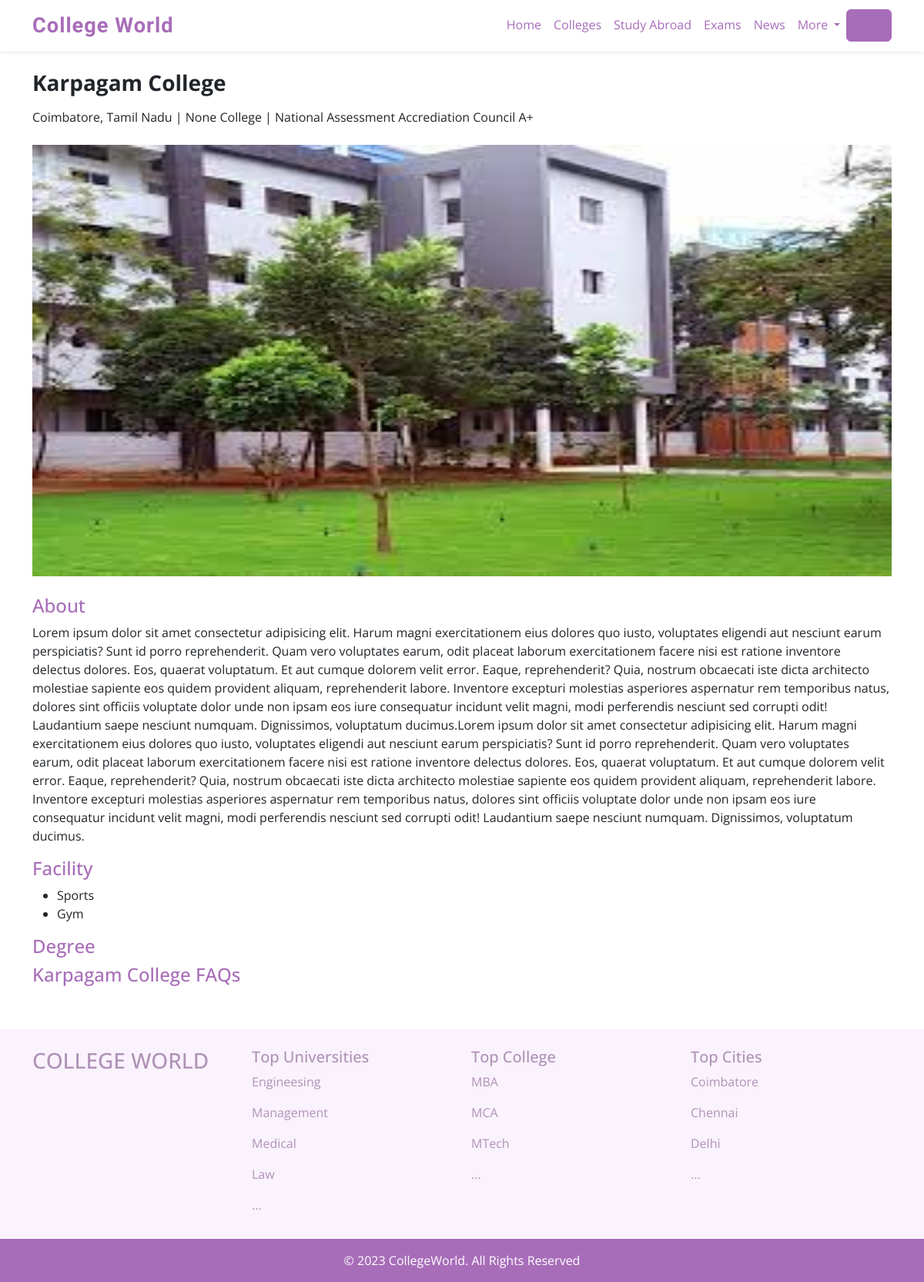
/college/1, run on the app's committed database.
### college/models.py (models this page shows, shortened)
class College(db.BaseModal):
    COLLEGE_AFFILIATED_TYPE_AUTONOMOUS = "Autonomous"
    COLLEGE_AFFILIATED_TYPE_NON = "Non-Autonomous"
    COLLEGE_AFFILIATED_TYPES = (
        (COLLEGE_AFFILIATED_TYPE_AUTONOMOUS, COLLEGE_AFFILIATED_TYPE_AUTONOMOUS),
        (COLLEGE_AFFILIATED_TYPE_NON, COLLEGE_AFFILIATED_TYPE_NON),
    )
    GENDER_ACCEPTED_CO_ED = "Co-Ed"
    GENDER_ACCEPTED_FEMALE = "Female"
    GENDER_ACCEPTED_MALE = "Male"
    GENDER_ACCEPTED_TYPES = (
        (GENDER_ACCEPTED_CO_ED, GENDER_ACCEPTED_CO_ED),
        (GENDER_ACCEPTED_MALE, GENDER_ACCEPTED_MALE),
        (GENDER_ACCEPTED_FEMALE, GENDER_ACCEPTED_FEMALE),
    )
    COLLEGE_TYPE_UNIVERSITY = "University"
    COLLEGE_TYPE_COLLEGE = "College"
    COLLEGE_TYPES = (
        (COLLEGE_TYPE_COLLEGE, COLLEGE_TYPE_COLLEGE),
        (COLLEGE_TYPE_UNIVERSITY, COLLEGE_TYPE_UNIVERSITY),
    )
    def img_path(instance, filename):
        extension = 'png'
        timestamp = datetime.now().strftime('%Y-%m-%d_%H:%M:%S')
        return f'college/{instance.id}/IMG_{instance.name}_{timestamp}.{extension}'
    name = models.CharField(max_length=250)
    description = RichTextUploadingField()
    image = models.ImageField(upload_to=img_path, null=True)
    gender_accepted = models.CharField(max_length=250, choices=GENDER_ACCEPTED_TYPES, default=GENDER_ACCEPTED_CO_ED)
    college_type = models.CharField(max_length=250, choices=COLLEGE_TYPES, default=COLLEGE_TYPE_COLLEGE)
    affiliated_type = models.CharField(max_length=250, choices=COLLEGE_AFFILIATED_TYPES, null=True,)
    affiliated = models.CharField(max_length=250)
    accrediation = models.ForeignKey(Accrediation, on_delete=models.CASCADE)
    accrediation_grade = models.CharField(max_length=50)
    country = models.CharField(max_length=250)
    state = models.CharField(max_length=250)
    city = models.CharField(max_length=250)
    address = models.CharField(max_length=250)
    contact = models.IntegerField(validators=[MaxValueValidator(50)], null=True, blank=True)
    contact1 = models.IntegerField(validators=[MaxValueValidator(50)], null=True, blank=True)
    facility = models.ManyToManyField(Facility)

class Accrediation(db.BaseModal):
    COUNTRY_TYPE_INDIA = "India"
    COUNTRY_TYPE_UNITED_KINDOM = "United Kindom"
    COUNTRY_TYPE_AUSTRALIA = "Australia"
    COUNTRY_TYPE_UNITED_STATES = "United States"
    COUNTRY_TYPE_CANADA = "Canada"
    COUNTRY_TYPE_FRANCE = "France"
    COUNTRY_TYPE_GERMANY = "Germany"
    COUNTRY_TYPES = (
        (COUNTRY_TYPE_INDIA, COUNTRY_TYPE_INDIA),
        (COUNTRY_TYPE_UNITED_KINDOM, COUNTRY_TYPE_UNITED_KINDOM),
        (COUNTRY_TYPE_AUSTRALIA, COUNTRY_TYPE_AUSTRALIA),
        (COUNTRY_TYPE_UNITED_STATES, COUNTRY_TYPE_UNITED_STATES),
        (COUNTRY_TYPE_CANADA, COUNTRY_TYPE_CANADA),
        (COUNTRY_TYPE_FRANCE, COUNTRY_TYPE_FRANCE),
        (COUNTRY_TYPE_GERMANY, COUNTRY_TYPE_GERMANY)
    )
    name = models.CharField(max_length=250)
    short_name = models.CharField(max_length=250)
    country = models.CharField(max_length=250, choices=COUNTRY_TYPES, default=COUNTRY_TYPE_INDIA)
    def __str__(self):
        return self.name

class Facility(db.BaseModal):
    name = models.CharField(max_length=250)
    def __str__(self):
        return self.name

### college/views.py (the view)
# urls.py: path('college/<int:pk>', views.college_detail, name='college.detail'),
def college_detail(request, pk):
    college = College.objects.get(id = pk)
    degrees = CollegeDegree.objects.filter(college = pk)
    streams = CollegeStream.objects.filter(college = pk)
    questions = CollegeQuestion.objects.filter(college = pk)
    context = {
        "college": college,
        "degrees": degrees,
        "streams": streams,
        "questions": questions,
    }
    return render(request, 'college/college_detail.html', context)

### templates/college/college_detail.html (shortened to what this page needs)
{% load static %}
<!doctype html>
<html lang="en">
<head>
    <link href="https://cdn.jsdelivr.net/npm/bootstrap@5.2.1/dist/css/bootstrap.min.css" rel="stylesheet"
>
    <link rel="stylesheet" href="{% static 'css/style.css' %}">
</head>
<body>
    <header class="shadow-sm">
        <header>
            <nav class="navbar navbar-expand-lg bg-tranparent">
                <div class="container">
                    <a class="navbar-brand text-primary logo" href="{% url 'home' %}">College World</a>
                    <div class="collapse navbar-collapse" id="navbarSupportedContent">
                        <ul class="navbar-nav mb-2 mb-lg-0 ms-auto">
                            <li class="nav-item">
                                <a class="nav-link active text-primary" aria-current="page"
                                    href="{% url 'home' %}">Home</a>
                            </li>
                            <li class="nav-item">
                                <a class="nav-link active text-primary" aria-current="page" href="{% url 'college' %}">Colleges</a>
                            </li>
                            <li class="nav-item">
                                <a class="nav-link active text-primary" aria-current="page"
                                    href="{% url 'study-abroad' %}">Study Abroad</a>
                            </li>
                            <li class="nav-item">
                                <a class="nav-link active text-primary" aria-current="page" href="#">Exams</a>
                            </li>
                            <li class="nav-item">
                                <a class="nav-link active text-primary" aria-current="page" href="#">News</a>
                            </li>
                            <li class="nav-item dropdown text-primary ">
                                <a class="nav-link dropdown-toggle text-primary" href="#" id="navbarDropdown"
                                    role="button" data-bs-toggle="dropdown" aria-expanded="false">
                                    More
                                </a>
                            </li>
                            {% if request.user.is_authenticated %}
                            <li class="nav-item dropdown text-primary ">
                                <a class="nav-link dropdown-toggle text-primary" href="#" id="navbarDropdown"
                                    role="button" data-bs-toggle="dropdown" aria-expanded="false">
                                    <svg viewBox="-2.4 -2.4 28.80 28.80" fill="none" xmlns="http://www.w3.org/2000/svg"
                                        stroke="#000000" stroke-width="0.00024000000000000003" style="width: 25px;">
                                        <g id="SVGRepo_bgCarrier" stroke-width="0"></g>
                                        <g id="SVGRepo_tracerCarrier" stroke-linecap="round" stroke-linejoin="round">
                                        </g>
                                        <g id="SVGRepo_iconCarrier">
                                            <path fill-rule="evenodd" clip-rule="evenodd"
                                                d="M2 12C2 6.47715 6.47715 2 12 2C17.5228 2 22 6.47715 22 12C22 15.0141 20.6665 17.7167 18.5573 19.5501C18.0996 18.3251 17.306 17.2481 16.2613 16.4465C15.0388 15.5085 13.5409 15 12 15C10.4591 15 8.96118 15.5085 7.73867 16.4465C6.69405 17.2481 5.90038 18.3251 5.44269 19.5501C3.33349 17.7167 2 15.0141 2 12ZM16.8296 20.7059C16.8337 20.7212 16.8381 20.7363 16.8429 20.7512C15.4081 21.5469 13.757 22 12 22C10.243 22 8.59193 21.5469 7.15711 20.7512C7.16185 20.7363 7.16628 20.7212 7.17037 20.7059C7.45525 19.6427 8.08297 18.7033 8.95619 18.0332C9.82942 17.3632 10.8993 17 12 17C13.1007 17 14.1706 17.3632 15.0438 18.0332C15.917 18.7033 16.5448 19.6427 16.8296 20.7059ZM10 9C10 7.89543 10.8954 7 12 7C13.1046 7 14 7.89543 14 9C14 10.1046 13.1046 11 12 11C10.8954 11 10 10.1046 10 9ZM12 5C9.79086 5 8 6.79086 8 9C8 11.2091 9.79086 13 12 13C14.2091 13 16 11.2091 16 9C16 6.79086 14.2091 5 12 5Z"
                                                fill="#a86db9"></path>
                                            <rect x="2.5" y="2.5" width="19" height="19" rx="9.5" stroke="#a86db9">
                                            </rect>
                                        </g>
                                    </svg>
                                </a>
                                <ul class="dropdown-menu bg-secondary" aria-labelledby="navbarDropdown">
                                    <li><a class="dropdown-item text-white" href="#">{{ request.user }}</a></li>
                                    <li><a class="dropdown-item text-white" href="{% url 'login' %}">Logout</a></li>
                                </ul>
                            </li>
                            {% else %}
                            <li class="nav-item">
                                <a class="nav-link active text-primary btn bg-secondary" aria-current="page"
                                    href="{% url 'login' %}">Login</a>
                            </li>
                            {% endif %}
                        </ul>
                    </div>
                </div>
            </nav>
        </header>
    </header>
    <div class="container py-4">
        <h3 class="text-dark fw-bold mb-3">{{ college.name }}</h3>
        <div class="d-flex justify-content-between align-items-center">
            <div>
                <span class="text-dark">{{ college.city }}, </span>
                <span class="text-dark">{{ college.state }} | </span>
                <span class="text-dark">{{ college.affiliated_type }} College | </span>
                <span class="text-dark">{{ college.accrediation }} {{ college.accrediation_grade }} </span>
            </div>
        </div>
        <img src="{{ college.image.url }}" alt="" class="my-4" style="height: 70vh;width: 100%;">
        <div class="text-dark">
            <h4 class="text-primary">About</h4>
            {{ college.description|safe }}
            <h4 class="text-primary">Facility</h4>
            <ul>
                {% for facility in college.facility.all %}
                <li>{{ facility }}</li>
                {% endfor %}
            </ul>
            <div>
                <h4 class="text-primary">Degree</h4>
            </div>
            <div>
                <h4 class="text-primary mb-2">{{ college.name }} FAQs</h4>
            </div>
        </div>
    </div>
    <footer>
        <div style="width: 100%;" class="pt-4 pb-3 mt-4 bg-primary">
            <div class="container footer text-dark">
                <div class="row">
                    <div class="col-md-3">
                        <h3 class="text-secondary">COLLEGE WORLD</h3>
                    </div>
                    <div class="col-md-3 text-secondary">
                        <h5>Top Universities</h5>
                        <p>Engineesing</p>
                        <p>Management</p>
                        <p>Medical</p>
                        <p>Law</p>
                        <p>...</p>
                    </div>
                    <div class="col-md-3 text-secondary">
                        <h5>Top College</h5>
                        <p>MBA</p>
                        <p>MCA</p>
                        <p>MTech</p>
                        <p>...</p>
                    </div>
                    <div class="col-md-3 text-secondary">
                        <h5>Top Cities</h5>
                        <p>Coimbatore</p>
                        <p>Chennai</p>
                        <p>Delhi</p>
                        <p>...</p>
                    </div>
                </div>
            </div>
        </div>
        <div style="width: 100% !important;" class="bg-secondary d-flex justify-content-center align-items-center py-3">
            <p class="m-0">© 2023 CollegeWorld. All Rights Reserved</p>
        </div>
    </footer>
</body>
</html>

### static/css/style.css (style rules this page uses)
body { font-family: 'Open Sans', sans-serif; color: #fff !important; }
.logo { font-family: 'Lobster Two', cursive; font-weight: 700; letter-spacing: 1px; font-size: 1.7rem; }
.text-primary { color: #a86db9 !important; }
.text-secondary { color: #af92b7 !important; }
.bg-primary { background-color: rgba(163, 44, 196, 0.06) !important; }
.bg-secondary { background-color: #a86db9 !important; }

### data on the page
College: name "Karpagam College", city "Coimbatore", state "Tamil Nadu", affiliated_type "None", accrediation "National Assessment Accrediation Council", accrediation_grade "A+", image (picture), description "Lorem ipsum dolor sit amet consectetur adipisicing elit. Harum magni exercitationem eius dolores quo iusto, voluptates eligendi aut nesciunt earum perspiciatis? Sunt id porro reprehenderit. Quam vero voluptates earum, odit placeat laborum exercitationem facere nisi est ratione inventore delectus dolores. Eos, quaerat voluptatum. Et aut cumque dolorem velit error. Eaque, reprehenderit? Quia, nostrum obcaecati iste dicta architecto molestiae sapiente eos quidem provident aliquam, reprehenderit labore. Inventore excepturi molestias asperiores aspernatur rem temporibus natus, dolores sint officiis voluptate dolor unde non ipsam eos iure consequatur incidunt velit magni, modi perferendis…"
Facility: name "Sports"
Facility: name "Gym"
